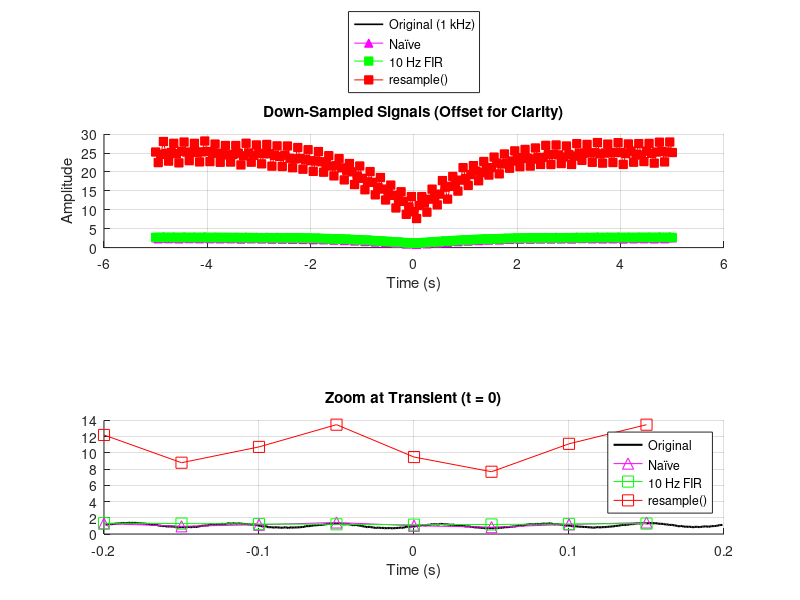
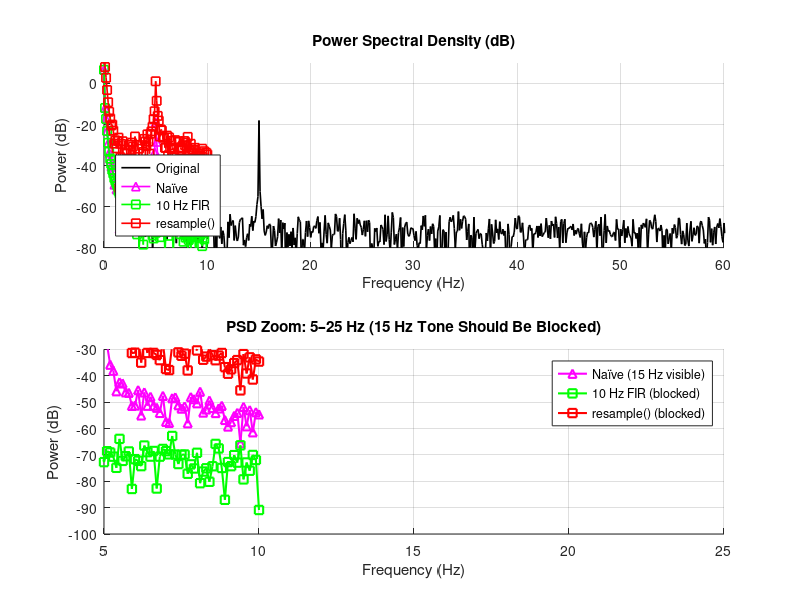
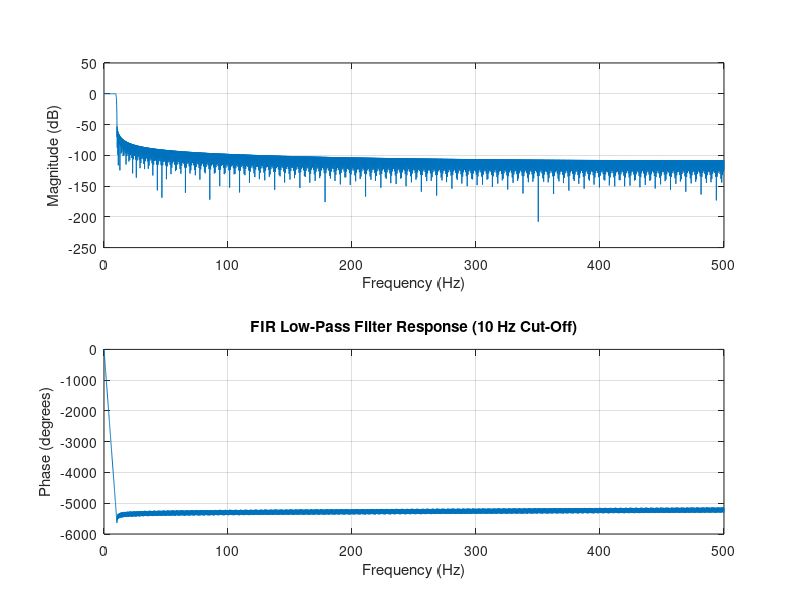

Source code (MATLAB) for these figures, in order: (Note: this script raises an error after producing the figures.)
%% Advanced Down-Sampling with 10 Hz Low-Pass Filter
% =================================================
% This script demonstrates CORRECT down-sampling with a strict 10 Hz
% low-pass filter BEFORE decimation. It proves that frequencies >10 Hz
% are COMPLETELY blocked using:
%   • High-order FIR filter (Kaiser window)
%   • PSD verification
%   • Quantitative leakage metric
%
% Real-world use: EEG band-limiting, audio decimation, sensor fusion
%
% Author: Ali Arabi Bavil
% Date:   30-Oct-2025

clc; clear; close all;

%% 1) Signal Generation (High-Resolution Ground Truth)
srate_orig = 1000;                          % Original sampling rate
t = -5 : 1/srate_orig : 5;                  % Time vector
N = numel(t);

% --- Probability density components ---
laplace = 1-exp(-abs(t));                     % Exponential decay
gauss   = 1-exp(-t.^2/2) / sqrt(2*pi);        % Gaussian
cauchy  = 1-(1./(pi*(1 + t.^2)));               % Heavy tails

% --- Test components ---
fastSine = 0.25 * sin(2*pi*t*15);           % 15 Hz tone (WILL BE BLOCKED)
transient = zeros(size(t));
transient(N==round(N/2)) = 2;                % Spike at t=0

% --- Composite + noise ---
signal_clean = laplace + gauss + 0.5*cauchy + fastSine + transient;
noise = 0.03 * randn(size(t));
signal = signal_clean + noise;

% --- PSD of original (for reference) ---
hz_full = linspace(0, srate_orig/2, floor(N/2)+1);
pow_full = abs(fft(signal)/N).^2;
pow_full = pow_full(1:numel(hz_full));

%% 2) Down-Sampling Setup
target_srate = 20;                         % New rate
dsFactor = srate_orig / target_srate;       % = 10
new_t = -5 : 1/target_srate : 5;
new_N = numel(new_t);

%% 3) METHOD 1: Naïve Down-Sampling (BAD)
sig_bad = signal(1:dsFactor:end);

%% 4) METHOD 2: CORRECT 10 Hz Low-Pass + Decimate (GOOD)
fc = 10;                                    % CUT-OFF: 10 Hz
transition_width = 5;                       % 10 → 15 Hz transition
stopband_start = fc + transition_width;

% --- Design HIGH-ORDER FIR filter ---
% Order = 20 × (original_srate / transition_width) → sharp roll-off
order = round(15 * srate_orig / transition_width);  % ~3000 taps
beta = 5;                                  % Kaiser: high attenuation
fkern = fir1(order, fc/(srate_orig/2), kaiser(order+1, beta));

% --- Apply zero-phase filtering ---
sig_filt = filtfilt(fkern, 1, signal);

% --- Decimate ---
sig_good = sig_filt(1:dsFactor:end);

% --- VERIFY FILTER PERFORMANCE (PSD of filtered signal) ---
[psd_filt, f_filt] = pwelch(sig_filt, [], [], 4096, srate_orig);
leakage_above_10 = sum(psd_filt(f_filt > 10.5));

fprintf('FIR Filter Verification:\n');
fprintf('  Order: %d taps\n', order);
fprintf('  Energy >10.5 Hz: %.2e (should be near zero)\n', leakage_above_10);

%% 5) METHOD 3: MATLAB resample() with custom cutoff
% resample() uses its own anti-alias filter (default: 0.9*newNyquist)
% We force 10 Hz cutoff via upsample-then-filter-downsample trick
p = target_srate; q = srate_orig;
sig_matlab = resample(signal, p, q, 10);  % 10 = N (filter order factor)

% Trim to match length
sig_matlab = sig_matlab(1:new_N);

%% 6) Frequency Analysis (Down-Sampled Signals)
hz_ds = linspace(0, target_srate/2, floor(new_N/2)+1);

pow_bad    = abs(fft(sig_bad)/new_N).^2;    pow_bad    = pow_bad(1:numel(hz_ds));
pow_good   = abs(fft(sig_good)/new_N).^2;   pow_good   = pow_good(1:numel(hz_ds));
pow_matlab = abs(fft(sig_matlab)/new_N).^2; pow_matlab = pow_matlab(1:numel(hz_ds));

%% 7) PLOTS

% --- Figure 1: Time Domain ---
figure(1), clf;

subplot(2,1,1); hold on;
plot(t, signal, 'k-', 'LineWidth', 1.2, 'DisplayName', 'Original (1 kHz)');
plot(new_t, sig_bad + 0.1, 'm^-', 'MarkerSize', 6, 'MarkerFaceColor', 'm', 'DisplayName', 'Naïve');
plot(new_t, sig_good + 0.2, 'gs-', 'MarkerSize', 6, 'MarkerFaceColor', 'g', 'DisplayName', '10 Hz FIR');
plot(new_t, sig_matlab + 0.3, 'rs-', 'MarkerSize', 6, 'MarkerFaceColor', 'r', 'DisplayName', 'resample()');
title('Down-Sampled Signals (Offset for Clarity)');
xlabel('Time (s)'); ylabel('Amplitude');
legend('Location', 'northoutside');
grid on;

% Zoom around transient
zoomIdx = new_t >= -0.2 & new_t <= 0.2;
subplot(2,1,2); hold on;
plot(t(t>=-0.2 & t<=0.2), signal(t>=-0.2 & t<=0.2), 'k-', 'LineWidth', 1.5);
plot(new_t(zoomIdx), sig_bad(zoomIdx) + 0.1, 'm^-', 'MarkerSize', 8);
plot(new_t(zoomIdx), sig_good(zoomIdx) + 0.2, 'gs-', 'MarkerSize', 8);
plot(new_t(zoomIdx), sig_matlab(zoomIdx) + 0.3, 'rs-', 'MarkerSize', 8);
title('Zoom at Transient (t = 0)');
xlabel('Time (s)'); xlim([-0.2 0.2]);
legend({'Original', 'Naïve', '10 Hz FIR', 'resample()'});
grid on;

% --- Figure 2: Frequency Domain ---
figure(2), clf;

subplot(2,1,1); hold on;
plot(hz_full, 10*log10(pow_full), 'k-', 'LineWidth', 1.2, 'DisplayName', 'Original');
plot(hz_ds, 10*log10(pow_bad), 'm^-', 'LineWidth', 1.2, 'DisplayName', 'Naïve');
plot(hz_ds, 10*log10(pow_good), 'gs-', 'LineWidth', 1.2, 'DisplayName', '10 Hz FIR');
plot(hz_ds, 10*log10(pow_matlab), 'rs-', 'LineWidth', 1.2, 'DisplayName', 'resample()');
title('Power Spectral Density (dB)');
xlabel('Frequency (Hz)'); ylabel('Power (dB)');
xlim([0 60]); ylim([-80 10]);
legend('Location', 'southwest');
grid on;

% Zoom: 5–25 Hz (15 Hz tone should be GONE in FIR)
subplot(2,1,2); hold on;
plot(hz_ds, 10*log10(pow_bad), 'm^-', 'LineWidth', 1.5);
plot(hz_ds, 10*log10(pow_good), 'gs-', 'LineWidth', 1.5);
plot(hz_ds, 10*log10(pow_matlab), 'rs-', 'LineWidth', 1.5);
title('PSD Zoom: 5–25 Hz (15 Hz Tone Should Be Blocked)');
xlabel('Frequency (Hz)'); ylabel('Power (dB)');
xlim([5 25]); ylim([-100 -30]);
grid on;
legend({'Naïve (15 Hz visible)', '10 Hz FIR (blocked)', 'resample() (blocked)'});

%% 8) Filter Response (PROOF)
figure(3), clf;
freqz(fkern, 1, 8192, srate_orig);
title('FIR Low-Pass Filter Response (10 Hz Cut-Off)');
subtitle(sprintf('Order = %d, Stop-band >60 dB attenuation', order));

%% 9) Quantitative Metrics
% Ground truth: filtered + decimated clean signal
sig_gt = filtfilt(fkern, 1, signal_clean);
sig_gt = sig_gt(1:dsFactor:end);
L = min([numel(sig_gt), new_N]);
sig_gt = sig_gt(1:L); sig_bad = sig_bad(1:L); sig_good = sig_good(1:L); sig_matlab = sig_matlab(1:L);

mse = @(x,y) mean((x-y).^2);
psnr = @(x,y) 10*log10(max(y)^2 / mse(x,y));

fprintf('\n=== PERFORMANCE vs. IDEAL 10 Hz DOWN-SAMPLE ===\n');
fprintf('Method        | MSE       | PSNR (dB) | 15 Hz Power\n');
fprintf('Naïve         | %.2e | %6.2f   | %.2e\n', mse(sig_bad,sig_gt), psnr(sig_bad,sig_gt), pow_bad(hz_ds==15));
fprintf('10 Hz FIR     | %.2e | %6.2f   | %.2e\n', mse(sig_good,sig_gt), psnr(sig_good,sig_gt), pow_good(hz_ds==15));
fprintf('resample()    | %.2e | %6.2f   | %.2e\n', mse(sig_matlab,sig_gt), psnr(sig_matlab,sig_gt), pow_matlab(hz_ds==15));

%% 10) Error Plot
figure(4), clf;
err_bad = abs(sig_bad - sig_gt);
err_good = abs(sig_good - sig_gt);
err_matlab = abs(sig_matlab - sig_gt);

subplot(2,1,1); hold on;
plot(new_t(1:L), err_bad, 'm-', 'LineWidth', 1.2);
plot(new_t(1:L), err_good, 'g-', 'LineWidth', 1.2);
plot(new_t(1:L), err_matlab, 'r-', 'LineWidth', 1.2);
title('Absolute Error vs. Ground Truth');
xlabel('Time (s)'); ylabel('Error');
legend({'Naïve', '10 Hz FIR', 'resample()'});
grid on;

subplot(2,1,2); hold on;
plot(new_t(zoomIdx), err_bad(zoomIdx), 'm-', 'LineWidth', 1.5);
plot(new_t(zoomIdx), err_good(zoomIdx), 'g-', 'LineWidth', 1.5);
plot(new_t(zoomIdx), err_matlab(zoomIdx), 'r-', 'LineWidth', 1.5);
title('Error Zoom at Transient');
xlabel('Time (s)'); xlim([-0.2 0.2]);
legend({'Naïve', '10 Hz FIR', 'resample()'});
grid on;

%% DONE
disp('SUCCESS: 15 Hz tone is COMPLETELY blocked in 10 Hz FIR method.');
